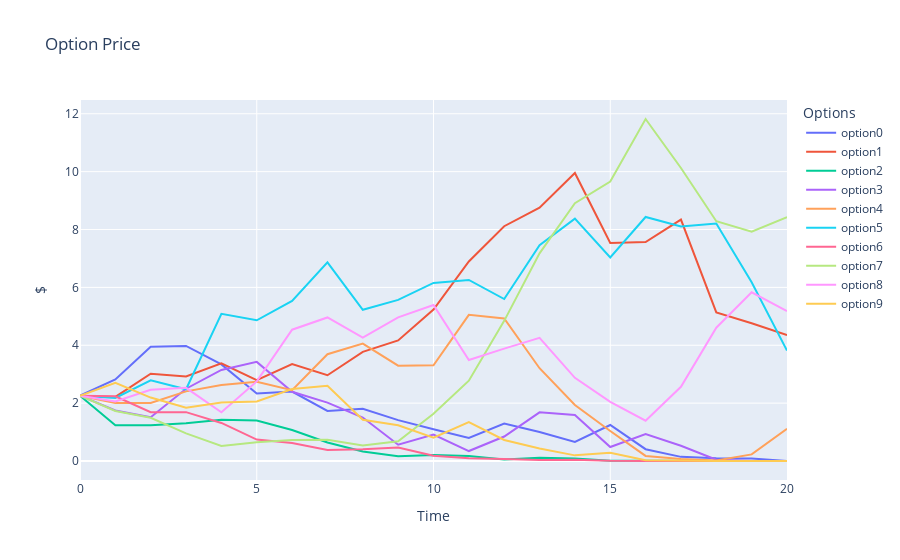

The code cell stored with this chart in its notebook:
### Code cell
fig = go.Figure()

# Add traces for each column
for column in option_prices.columns:
    fig.add_trace(go.Scatter(x=option_prices.index, y=option_prices[column], mode='lines', name=f"option{column}"))

# Update layout
fig.update_layout(
    title='Option Price',
    xaxis_title='Time',
    yaxis_title='$',
    template='plotly',
    legend=dict(title='Options'),
)

# Show the plot
fig.show()

### Figure 1 — Plotly figure (JSON) as saved in the notebook; plotly's stock layout.template omitted (floating-point values rounded to 4 significant figures)
{"data": [{"mode": "lines", "name": "option0", "type": "scatter", "x": [0, 1, 2, 3, 4, 5, 6, 7, 8, 9, 10, 11, 12, 13, 14, 15, 16, 17, 18, 19, 20], "y": [2.256, 2.817, 3.949, 3.976, 3.339, 2.333, 2.4, 1.73, 1.807, 1.413, 1.1, 0.7964, 1.291, 1.0, 0.6587, 1.244, 0.408, 0.143, 0.09897, 0.08787, 0]}, {"mode": "lines", "name": "option1", "type": "scatter", "x": [0, 1, 2, 3, 4, 5, 6, 7, 8, 9, 10, 11, 12, 13, 14, 15, 16, 17, 18, 19, 20], "y": [2.256, 2.215, 3.018, 2.92, 3.372, 2.794, 3.349, 2.963, 3.774, 4.167, 5.234, 6.897, 8.113, 8.758, 9.954, 7.533, 7.57, 8.344, 5.134, 4.758, 4.35]}, {"mode": "lines", "name": "option2", "type": "scatter", "x": [0, 1, 2, 3, 4, 5, 6, 7, 8, 9, 10, 11, 12, 13, 14, 15, 16, 17, 18, 19, 20], "y": [2.256, 1.238, 1.234, 1.303, 1.424, 1.399, 1.071, 0.6423, 0.3277, 0.1636, 0.2087, 0.1716, 0.05132, 0.1106, 0.08228, 0.01033, 0.0118, 0.002055, 1.375e-05, 4.073e-09, 0]}, {"mode": "lines", "name": "option3", "type": "scatter", "x": [0, 1, 2, 3, 4, 5, 6, 7, 8, 9, 10, 11, 12, 13, 14, 15, 16, 17, 18, 19, 20], "y": [2.256, 1.745, 1.512, 2.498, 3.148, 3.426, 2.394, 2.016, 1.503, 0.5609, 0.9125, 0.344, 0.8451, 1.683, 1.59, 0.4823, 0.9338, 0.5275, 0.04712, 0.002207, 0]}, {"mode": "lines", "name": "option4", "type": "scatter", "x": [0, 1, 2, 3, 4, 5, 6, 7, 8, 9, 10, 11, 12, 13, 14, 15, 16, 17, 18, 19, 20], "y": [2.256, 2.005, 2.008, 2.406, 2.623, 2.738, 2.448, 3.691, 4.057, 3.295, 3.305, 5.052, 4.928, 3.206, 1.936, 1.039, 0.1749, 0.07071, 0.01957, 0.2276, 1.115]}, {"mode": "lines", "name": "option5", "type": "scatter", "x": [0, 1, 2, 3, 4, 5, 6, 7, 8, 9, 10, 11, 12, 13, 14, 15, 16, 17, 18, 19, 20], "y": [2.256, 2.177, 2.786, 2.481, 5.088, 4.862, 5.534, 6.865, 5.226, 5.569, 6.155, 6.259, 5.598, 7.461, 8.375, 7.036, 8.433, 8.103, 8.209, 6.174, 3.815]}, {"mode": "lines", "name": "option6", "type": "scatter", "x": [0, 1, 2, 3, 4, 5, 6, 7, 8, 9, 10, 11, 12, 13, 14, 15, 16, 17, 18, 19, 20], "y": [2.256, 2.236, 1.687, 1.688, 1.316, 0.7406, 0.6231, 0.3825, 0.41, 0.4691, 0.1833, 0.09596, 0.06814, 0.03314, 0.04201, 0.007558, 0.0009164, 5.358e-07, 1.681e-12, 4.24e-24, 0]}, {"mode": "lines", "name": "option7", "type": "scatter", "x": [0, 1, 2, 3, 4, 5, 6, 7, 8, 9, 10, 11, 12, 13, 14, 15, 16, 17, 18, 19, 20], "y": [2.256, 1.728, 1.492, 0.9551, 0.5188, 0.648, 0.7242, 0.7348, 0.5355, 0.6824, 1.63, 2.774, 4.844, 7.177, 8.907, 9.656, 11.82, 10.13, 8.288, 7.925, 8.43]}, {"mode": "lines", "name": "option8", "type": "scatter", "x": [0, 1, 2, 3, 4, 5, 6, 7, 8, 9, 10, 11, 12, 13, 14, 15, 16, 17, 18, 19, 20], "y": [2.256, 2.059, 2.464, 2.529, 1.683, 2.751, 4.538, 4.961, 4.261, 4.962, 5.391, 3.489, 3.885, 4.257, 2.874, 2.045, 1.392, 2.565, 4.607, 5.83, 5.181]}, {"mode": "lines", "name": "option9", "type": "scatter", "x": [0, 1, 2, 3, 4, 5, 6, 7, 8, 9, 10, 11, 12, 13, 14, 15, 16, 17, 18, 19, 20], "y": [2.256, 2.7, 2.192, 1.842, 2.021, 2.056, 2.488, 2.602, 1.426, 1.237, 0.8077, 1.347, 0.7257, 0.4292, 0.1949, 0.283, 0.02648, 0.001672, 0.001493, 6.819e-11, 0]}], "layout": {"legend": {"title": {"text": "Options"}}, "title": {"text": "Option Price"}, "xaxis": {"title": {"text": "Time"}}, "yaxis": {"title": {"text": "$"}}}}
